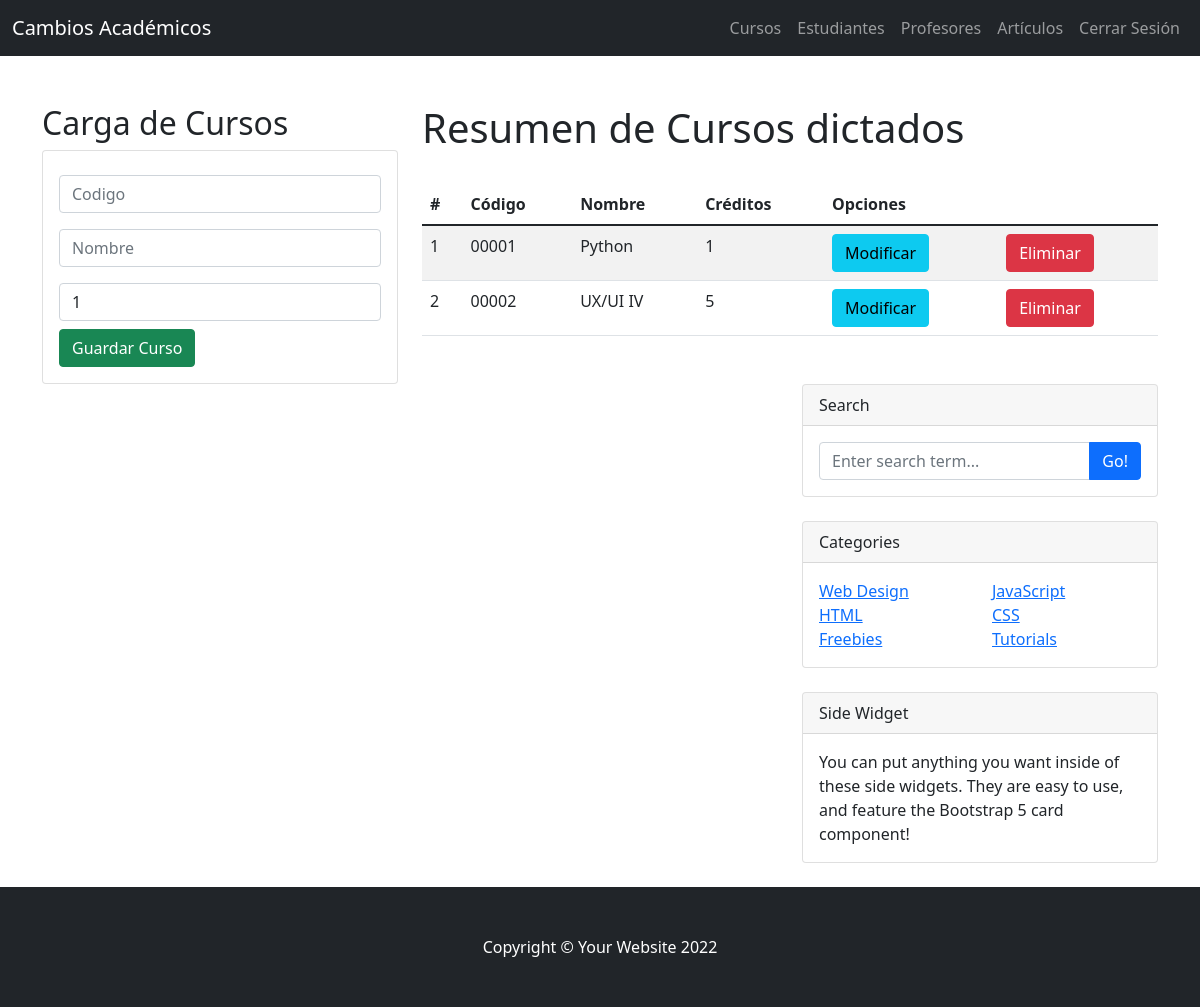
Page / (signed in) on the earlier database version.
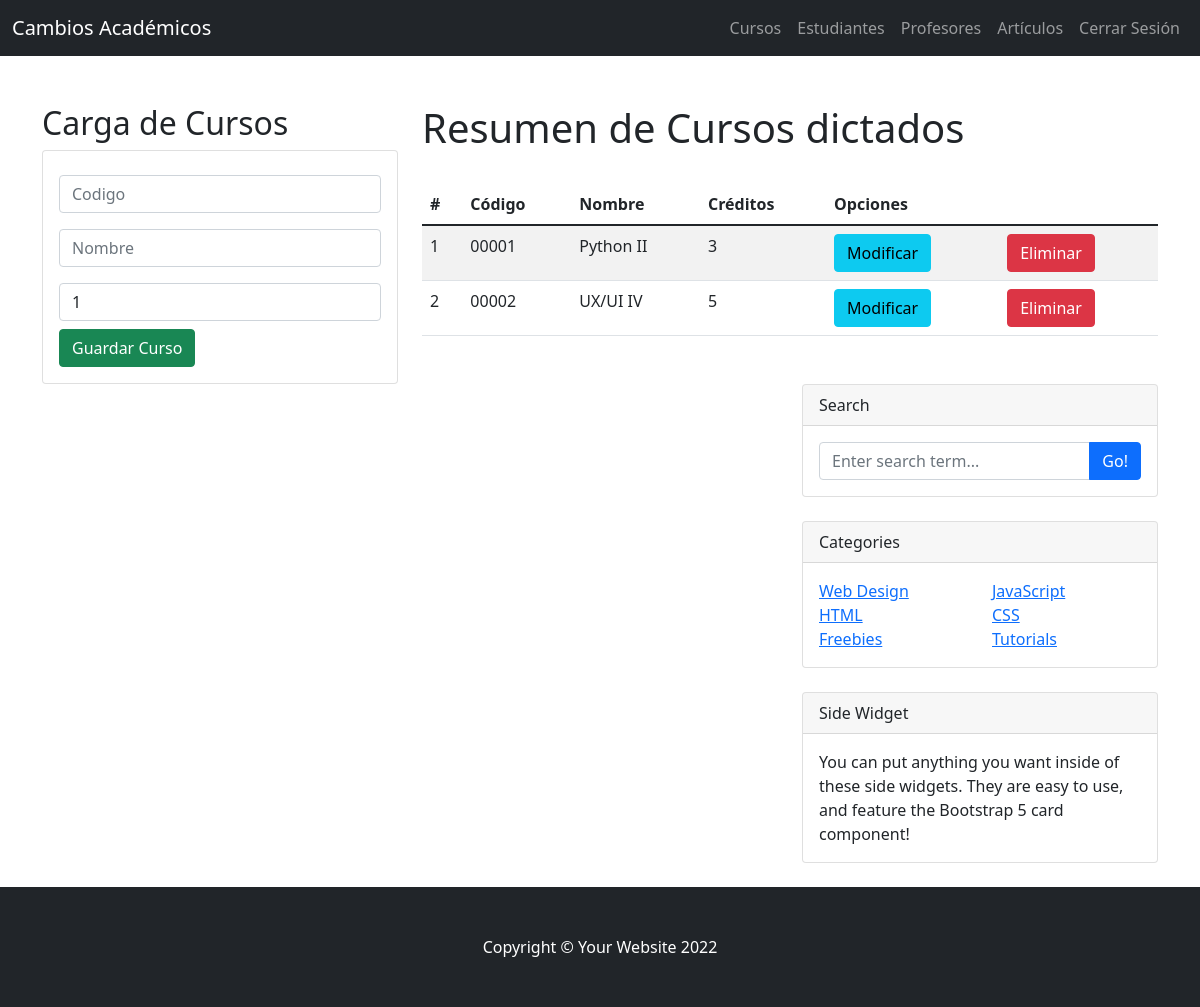
Same page on the later database version.
### blog/models.py (models this page shows, shortened)
class Curso(models.Model):
    codigo = models.CharField(primary_key=True, max_length=5)
    nombre = models.CharField(max_length=50)
    creditos = models.PositiveSmallIntegerField()

### blog/views.py (the view)
# urls.py: path('', views.home),
@login_required
def home(request):
    cursoslistado = Curso.objects.all()
    return render(request, "cursos.html", {"cursos": cursoslistado})

### blog/templates/cursos.html (shortened to what this page needs)
{% extends "./index.html" %}
{% load static %}
{% block body %}
<div class="row">
    <div class="col-sm-12 col-md-6 col-lg-4 col-xl-4">
        <h2>Carga de Cursos</h2>
        <div class="card">
            <div class="card-body">
                <form action="/NuevoCurso/" method="POST">{% csrf_token %}
                    <div class="form-group py-2">
                        <input type="text" id="CodigoTxt" name="CodigoTxt" class="form-control"
                        placeholder="Codigo" minlength="5" maxlength="5" required>
                    </div>
                    <div class="form-group py-2">
                        <input type="text" id="NombreTxt" name="NombreTxt" class="form-control"
                        placeholder="Nombre" maxlength="50" required>
                    </div>
                    <div class="form-group py-2">
                        <input type="text" id="CreditosNum" name="CreditosNum" class="form-control"
                        min="1" max="10" value="1" required>
                    </div>
                    <div class="form-group">
                       <button type="submit" class="btn btn-success btn-block text-white">Guardar Curso</button>
                    </div>
                </form>
            </div>
        </div>
    </div>
    <div class="col-sm-12 col-md-6 col-lg-8 col-xl-8">
        <h1>Resumen de Cursos dictados</h1>
        <div class="table-responsive py-4">
            <table class="table table-striped">
                <thead>
                    <tr>
                        <th>#</th>
                        <th>Código</th>
                        <th>Nombre</th>
                        <th>Créditos</th>
                        <th colspan="2">Opciones</th>
                    </tr>
                </thead>
                <tbody>
                    {% if user.is_authenticated %}
                    {% for c in cursos %}
                    <tr>
                        <td>{{forloop.counter}}</td>
                        <td>{{c.codigo}}</td>
                        <td>{{c.nombre}}</td>
                        <td>{{c.creditos}}</td>
                        <td><a href="EditarCurso/{{c.codigo}}" class="btn btn-info">Modificar</a></td>
                        <td><a href="EliminarCurso/{{c.codigo}}" class="btn btn-danger">Eliminar</a></td>
                    </tr>
                    {% endfor %}
                    {% endif%}
                </tbody>
            </table>
        </div>
    </div>
</div>
{% endblock %}

Differences in the rows shown:
changed Curso id 00001: nombre "Python" → "Python II"; creditos "1" → "3"
